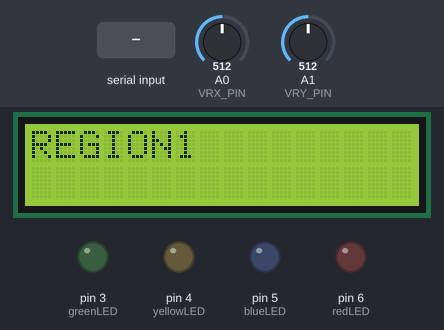
Recording of a sketch running on a simulated Arduino Uno, built with avr-gcc and run on an emulated ATmega328P. Parts: 16×2 character LCD, output pins drawn as LEDs (lit = HIGH). The inputs (shaded band) are chosen by the test bench; at power-on: A0 (VRX_PIN) = 512, A1 (VRY_PIN) = 512. What the sketch prints to the serial monitor is not drawn.

Above: at 1.2 s.
1.3 s: "1" received over Serial
At 1.9 s:
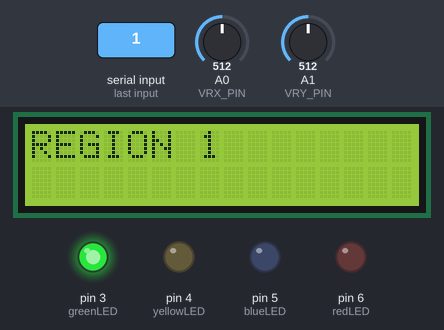
2.8 s: "2" received over Serial
At 4.0 s:
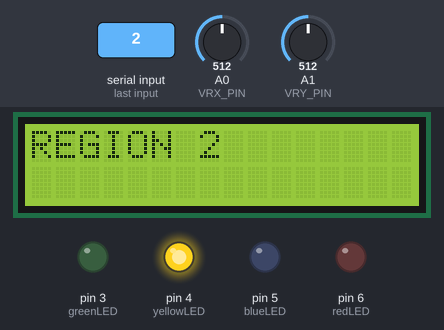
4.3 s: "3" received over Serial
At 5.4 s:
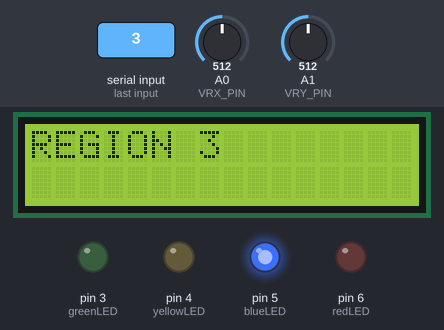
5.8 s: "4" received over Serial
At 6.6 s:
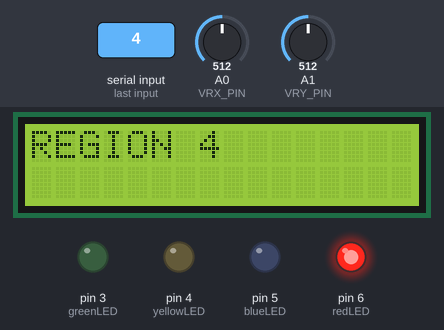
7.3 s: A0 (VRX_PIN) set to 417
8.8 s: A0 (VRX_PIN) set to 384
Timing chart, 0 to 11.7 s (numbered marks = the images above; inputs shaded):
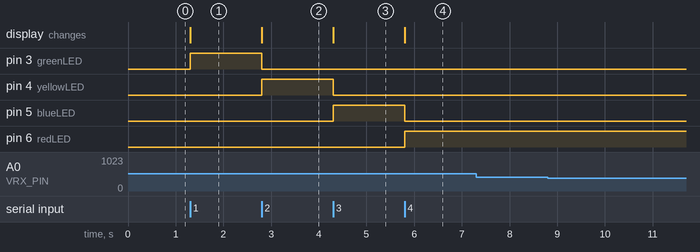

Measured:
- after the input at 1.3 s, pin 3 (greenLED): LOW → HIGH at once; the display: changes at once (image 1)
- after the input at 2.8 s, pin 3 (greenLED): HIGH → LOW at once; pin 4 (yellowLED): LOW → HIGH at once; the display: changes at once (image 2)
- after the input at 4.3 s, pin 4 (yellowLED): HIGH → LOW at once; pin 5 (blueLED): LOW → HIGH at once; the display: changes at once (image 3)
- after the input at 5.8 s, pin 5 (blueLED): HIGH → LOW at once; pin 6 (redLED): LOW → HIGH at once; the display: changes at once (image 4)
- after the input at 7.3 s, every drawn part: stays the same
- after the input at 8.8 s, every drawn part: stays the same

The sketch:

unityBIOS.ino
```cpp
#include<LiquidCrystal.h>

// Pin for the buzzer
unsigned long previousMillis = 0;  // Stores the last time the buzzer was activated
const long interval = 500;  // Interval for buzzer tone (in milliseconds)


#define VRX_PIN  A0 // Arduino pin connected to VRX pin
#define VRY_PIN  A1 // Arduino pin connected to VRY pin

#define LEFT_THRESHOLD  400
#define RIGHT_THRESHOLD 800
#define UP_THRESHOLD    400
#define DOWN_THRESHOLD  800

#define COMMAND_NO     0x00
#define COMMAND_LEFT   0x01
#define COMMAND_RIGHT  0x02
#define COMMAND_UP     0x04
#define COMMAND_DOWN   0x08

int xValue = 0 ; // To store value of the X axis
int yValue = 0 ; // To store value of the Y axis
int command = COMMAND_NO;


int redLED = 6;
int blueLED = 5;
int yellowLED = 4;
int greenLED = 3;

LiquidCrystal lcd(7, 8, 9, 10,11,12);


String regionString = "REGION1";

void setup() {

  pinMode(redLED, OUTPUT);
  pinMode(yellowLED, OUTPUT);
  pinMode(greenLED, OUTPUT);
  pinMode(blueLED, OUTPUT);
  lcd.begin(16, 2);
  Serial.begin(9600) ;
}


void loop() {

  // read analog X and Y analog values
  xValue = analogRead(VRX_PIN);
  yValue = analogRead(VRY_PIN);

  // converts the analog value to commands
  // reset commands
  command = COMMAND_NO;

  // check left/right commands
  if (xValue < LEFT_THRESHOLD)
    command = command | COMMAND_LEFT;
  else if (xValue > RIGHT_THRESHOLD)
    command = command | COMMAND_RIGHT;

  // check up/down commands
  if (yValue < UP_THRESHOLD)
    command = command | COMMAND_UP;
  else if (yValue > DOWN_THRESHOLD)
    command = command | COMMAND_DOWN;

  // NOTE: AT A TIME, THERE MAY BE NO COMMAND, ONE COMMAND OR TWO COMMANDS

  // print command to serial and process command
  if (command & COMMAND_LEFT) {
    Serial.println("LEFT");
    // TODO: add your task here
  }

  if (command & COMMAND_RIGHT) {
    Serial.println("RIGHT");
    // TODO: add your task here
  }

  if (command & COMMAND_UP) {
    Serial.println("UP");
    // TODO: add your task here
  }

  if (command & COMMAND_DOWN) {
    Serial.println("DOWN");
    // TODO: add your task here
  }
  // Check the serial message received from unity.
  switch (Serial.read())
  {
      case '1':
          // Turn off all LEDs when stopping the system;
        digitalWrite(greenLED, HIGH);
        digitalWrite(yellowLED, LOW);
        digitalWrite(redLED, LOW);
        digitalWrite(blueLED, LOW);
        regionString = "REGION 1";
        break;
      case '2':
        digitalWrite(greenLED, LOW);
        digitalWrite(yellowLED, HIGH);
        digitalWrite(redLED, LOW);
        digitalWrite(blueLED, LOW);
        regionString = "REGION 2";
        break;
      case '3':
        digitalWrite(greenLED, LOW);
        digitalWrite(yellowLED, LOW);
        digitalWrite(redLED, LOW);
        digitalWrite(blueLED, HIGH);
        regionString = "REGION 3";
        break;
      case '4':
        digitalWrite(greenLED, LOW);
        digitalWrite(yellowLED, LOW);
        digitalWrite(redLED, HIGH);
        digitalWrite(blueLED, LOW);
        regionString = "REGION 4";
        break;
  }
  lcd.setCursor(0,0);
  lcd.print(regionString);
}

// void triggerBuzzer(int region)
// {
// 	// Alto Do (523Hz), Re (587Hz), Mi (659Hz), Fa (698Hz),
// 	// (784Hz), La (880Hz), Si (988Hz) and Treble Do (1047Hz).
// 	int notes[] = {523, 587, 659, 698, 784, 880, 988, 1047};
// 	int notes2[] = {500, 500, 500, 500, 500, 500, 500, 500};


// 	for (int i = 0; i < 8; i++) {
//       unsigned long currentMillis = millis();

//     // Check if the time has elapsed (interval has passed)
//     if (currentMillis - previousMillis >= interval) {
//       if (region == 1)
//         tone(buzzerPin, notes[i]);	// Play the note
//       else
//         tone(buzzerPin, notes2[i]);	// Play the note
//       previousMillis = currentMillis;
//       noTone(buzzerPin);        	// Stop the tone
//     }
//     else
//      i--;
// 	}

// }
```
